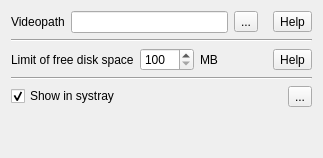
          <widget class="QWidget" name="tabMisc">
           <attribute name="title">
            <string notr="true"/>
           </attribute>
           <layout class="QVBoxLayout" name="verticalLayout_2">
            <item>
             <layout class="QHBoxLayout" name="horizontalLayout_25">
              <item>
               <widget class="QFrame" name="frameVideoPath">
                <property name="frameShape">
                 <enum>QFrame::NoFrame</enum>
                </property>
                <property name="frameShadow">
                 <enum>QFrame::Raised</enum>
                </property>
                <layout class="QHBoxLayout" name="horizontalLayout_20">
                 <property name="leftMargin">
                  <number>0</number>
                 </property>
                 <property name="topMargin">
                  <number>0</number>
                 </property>
                 <property name="bottomMargin">
                  <number>0</number>
                 </property>
                 <item>
                  <widget class="QLabel" name="LabelVideoPath">
                   <property name="text">
                    <string>Videopath</string>
                   </property>
                  </widget>
                 </item>
                 <item>
                  <widget class="QLineEdit" name="lineEditVideoPath">
                   <property name="text">
                    <string notr="true"/>
                   </property>
                   <property name="readOnly">
                    <bool>true</bool>
                   </property>
                  </widget>
                 </item>
                 <item>
                  <widget class="QToolButton" name="PushButtonVideoPath">
                   <property name="text">
                    <string notr="true">...</string>
                   </property>
                  </widget>
                 </item>
                </layout>
               </widget>
              </item>
              <item>
               <widget class="QToolButton" name="toolButtonHelpVideoPath">
                <property name="toolTip">
                 <string notr="true"/>
                </property>
                <property name="text">
                 <string notr="true">Help</string>
                </property>
               </widget>
              </item>
             </layout>
            </item>
            <item>
             <widget class="Line" name="line_9">
              <property name="orientation">
               <enum>Qt::Horizontal</enum>
              </property>
             </widget>
            </item>
            <item>
             <layout class="QHBoxLayout" name="horizontalLayout_28">
              <item>
               <widget class="QFrame" name="frame_2">
                <property name="frameShape">
                 <enum>QFrame::NoFrame</enum>
                </property>
                <property name="frameShadow">
                 <enum>QFrame::Raised</enum>
                </property>
                <layout class="QHBoxLayout" name="horizontalLayout_27">
                 <property name="leftMargin">
                  <number>0</number>
                 </property>
                 <property name="topMargin">
                  <number>0</number>
                 </property>
                 <property name="bottomMargin">
                  <number>0</number>
                 </property>
                 <item>
                  <widget class="QLabel" name="label_10">
                   <property name="text">
                    <string>Limit of free disk space</string>
                   </property>
                  </widget>
                 </item>
                 <item>
                  <widget class="QSpinBox" name="spinBoxDiskFreeSpace">
                   <property name="minimum">
                    <number>100</number>
                   </property>
                   <property name="maximum">
                    <number>1000</number>
                   </property>
                   <property name="value">
                    <number>100</number>
                   </property>
                  </widget>
                 </item>
                 <item>
                  <widget class="QLabel" name="label_11">
                   <property name="text">
                    <string notr="true">MB</string>
                   </property>
                  </widget>
                 </item>
                 <item>
                  <spacer name="horizontalSpacer_13">
                   <property name="orientation">
                    <enum>Qt::Horizontal</enum>
                   </property>
                   <property name="sizeHint" stdset="0">
                    <size>
                     <width>40</width>
                     <height>20</height>
                    </size>
                   </property>
                  </spacer>
                 </item>
                </layout>
               </widget>
              </item>
              <item>
               <widget class="QToolButton" name="toolButtonHelpLimitOfFreeDiskSpace">
                <property name="text">
                 <string>Help</string>
                </property>
               </widget>
              </item>
             </layout>
            </item>
            <item>
             <widget class="Line" name="line_3">
              <property name="orientation">
               <enum>Qt::Horizontal</enum>
              </property>
             </widget>
            </item>
            <item>
             <layout class="QHBoxLayout" name="horizontalLayout_21">
              <item>
               <widget class="QCheckBox" name="checkBoxShowInSystray">
                <property name="text">
                 <string>Show in systray</string>
                </property>
                <property name="checked">
                 <bool>true</bool>
                </property>
               </widget>
              </item>
              <item>
               <spacer name="horizontalSpacer_5">
                <property name="orientation">
                 <enum>Qt::Horizontal</enum>
                </property>
                <property name="sizeHint" stdset="0">
                 <size>
                  <width>40</width>
                  <height>20</height>
                 </size>
                </property>
               </spacer>
              </item>
              <item>
               <widget class="QToolButton" name="toolButton">
                <property name="text">
                 <string>...</string>
                </property>
               </widget>
              </item>
             </layout>
            </item>
            <item>
             <spacer name="verticalSpacer_3">
              <property name="orientation">
               <enum>Qt::Vertical</enum>
              </property>
              <property name="sizeHint" stdset="0">
               <size>
                <width>20</width>
                <height>40</height>
               </size>
              </property>
             </spacer>
            </item>
           </layout>
          </widget>
